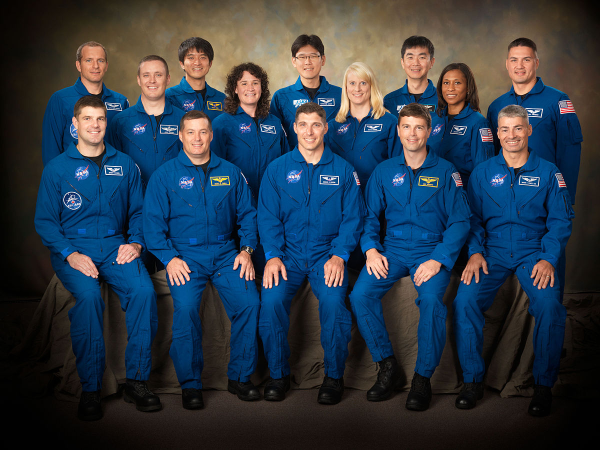
#> input picture resources/1200px-Astronaut_class_group_20.jpg, 1200 x 900 px, given in place of the camera (shown at 1/2 size)
$ python main.py
#> lines starting #> are read from the running program, lines starting #| are printed output that depends on the picture; after the words box and inside, x2 and y2 are one past the last pixel; in counts of white or black regions, pixels touching at a corner belong together
#> further down, img is the input picture: shape (900, 1200, 3); mean B, G, R 69.8, 57.4, 45
import cv2
import numpy as np

frameWidthh = 640
frameHeight = 480

cap = cv2.VideoCapture(1)
cap.set(3,frameWidthh)
cap.set(4,frameHeight)
cap.set(10,100)

# red, blue , yellow
myColors = [[41,53,62,179,255,255],
            [17,198,50,179,237,255],
            [15,106,60,142,255,255]]

# BGR
myColorValues = [[0,0,255],
                 [153,0,0],
                 [0,255,255]]

points = []  # x, y, color_ID

def find_colors(img,myColors,myColorValues):
    imgHSV = cv2.cvtColor(img,cv2.COLOR_BGR2HSV)
#> imgHSV: shape (900, 1200, 3); mean H, S, V 53.4, 160.5, 85.8
    count = 0
    new_point = []
    for color in myColors:
        lower = np.array(color[0:3])
        upper = np.array(color[3:6])
        mask = cv2.inRange(imgHSV, lower, upper)
        #cv2.imshow(str(color[0]),mask)
        x,y = getContour(mask)
        cv2.circle(imgResult,(x,y),10,myColorValues[count],cv2.FILLED)
        if x != 0 and y!=0:
            new_point.append([x,y,count])
        count += 1
#> this loop made 3 passes
#> (x, y) on passes 1 to 3: (629, 196), (0, 0), (613, 0)
#> pass 1, in find_colors, `mask = cv2.inRange(imgHSV, lower, upper)`:
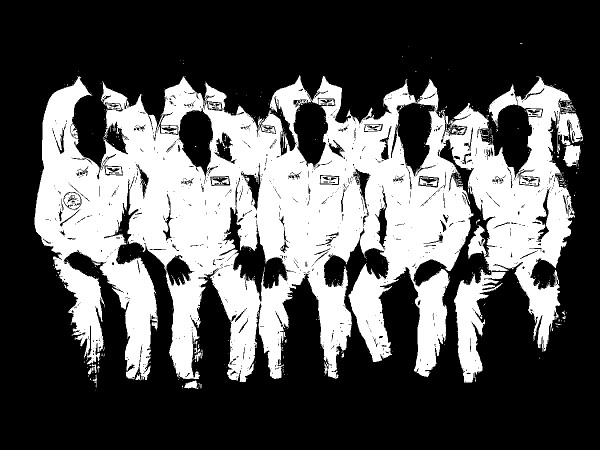
#> mask: shape (900, 1200) (shown at 1/2 size); 34.7% white; 597 white regions (561 under 20 px), largest, box (x1, y1, x2, y2) and area: (69, 150, 1166, 765) 365072, (978, 168, 1034, 255) 1672, (936, 450, 975, 518) 1256
#> pass 2, in find_colors, `mask = cv2.inRange(imgHSV, lower, upper)`:
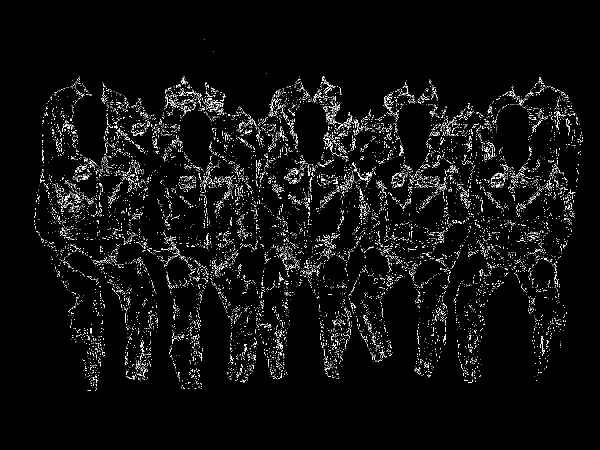
#> mask: shape (900, 1200) (shown at 1/2 size); 3.2% white in thin lines or dots, all inside (x1, y1, x2, y2) = (68, 79, 1166, 782)
#> pass 3, in find_colors, `mask = cv2.inRange(imgHSV, lower, upper)`:
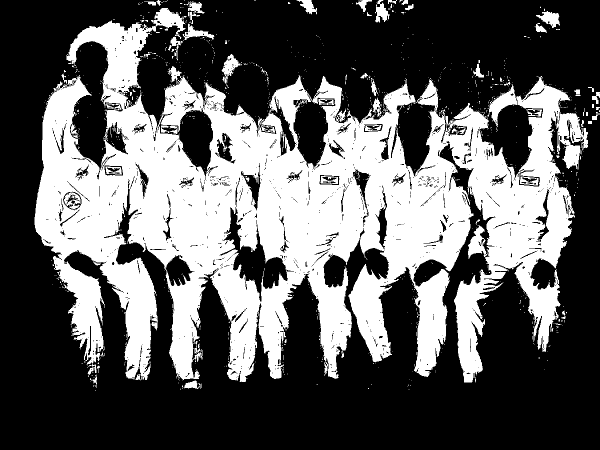
#> mask: shape (900, 1200) (shown at 1/2 size); 37.1% white; 1115 white regions (1035 under 20 px), largest, box (x1, y1, x2, y2) and area: (69, 16, 1176, 765) 382440, (974, 168, 1034, 254) 1699, (936, 450, 975, 518) 1281
#> after the loop:
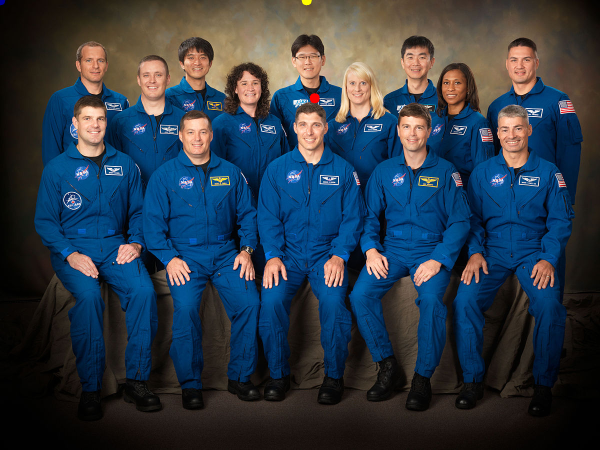
#> imgResult: shape (900, 1200, 3) (shown at 1/2 size); 0.05% of pixels changed, all inside (x1, y1, x2, y2) = (0, 0, 640, 207)
#> after the loop, count = 3; new_point = [[629, 196, 0]]
    return new_point


def getContour(img):
    contours, heirarchy = cv2.findContours(img,cv2.RETR_CCOMP,cv2.CHAIN_APPROX_NONE)
    x,y,w,h = 0,0,0,0
    for cnt in contours:
        area = cv2.contourArea(cnt)
        print(area)
        if area >200:
            #cv2.drawContours(imgResult, cnt, -1, (255, 0, 0), 2)
            peri = cv2.arcLength(cnt,True)
            approx = cv2.approxPolyDP(cnt,0.02*peri,True)
            x,y,w,h = cv2.boundingRect(approx)
    return x+w//2,y

def draw(points,myColorValues):
    for point in points:
        cv2.circle(imgResult, (point[0], point[1]), 10, myColorValues[point[2]], cv2.FILLED)

while True:
    success , img = cap.read()
    imgResult = img.copy()
    new_points = find_colors(img,myColors,myColorValues)
#> new_points = [[629, 196, 0]]
    if len(new_points) != 0:
        for newP in new_points:
            points.append(newP)
#> this loop made 1 pass
#> after the loop, points = [[629, 196, 0]]
    if len(points) != 0:
        draw(points, myColorValues)
#> the loop in draw, `for point in points:` made 1 pass
    cv2.imshow("result", imgResult)
    if cv2.waitKey(1) & 0xFF == ord('q'):
#> (key q is pressed here)
        break
